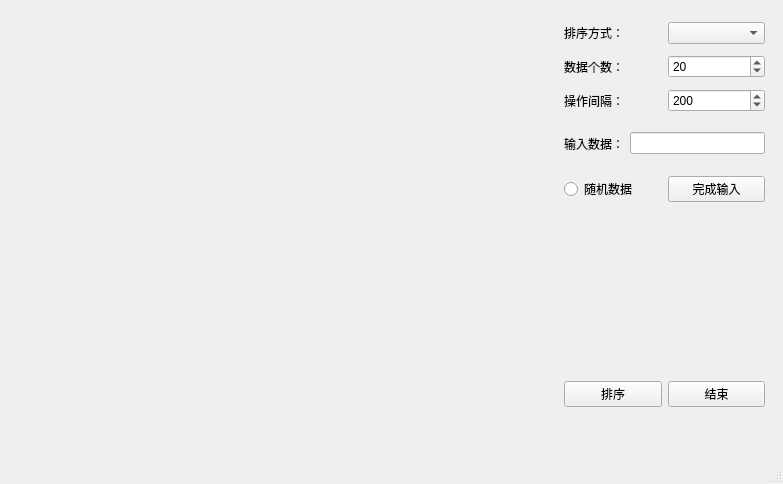
<?xml version="1.0" encoding="UTF-8"?>
<ui version="4.0">
 <class>MainUI</class>
 <widget class="QMainWindow" name="MainUI">
  <property name="geometry">
   <rect>
    <x>0</x>
    <y>0</y>
    <width>783</width>
    <height>484</height>
   </rect>
  </property>
  <property name="windowTitle">
   <string>排序可视化</string>
  </property>
  <property name="styleSheet">
   <string notr="true">/* 主体 */
*{
color:rgb(220, 220, 220);
}
QMainWindow,#centralwidget{
background:black;
}
#centralwidget&gt;QWidget{
border:1px solid rgb(128, 128, 128);
}
/* 标签 */
QLabel{
border:0;
}
/* 下拉框 */
QComboBox{
height:24px;
padding-left: 5px;
border:1px solid rgb(128, 128, 128);
background-color: rgb(40 ,40 ,40);
border-radius: 3px;
}
QComboBox:disabled{
color:rgb(128, 128, 128);
}
QComboBox:hover{
border-color:rgb(255, 170, 0); 
}
QComboBox QAbstractItemView{
outline: 0px; /*选项虚线*/
background-color:rgb(110, 110, 110);
}
QComboBox QAbstractItemView::item{
/*高度设置需要代码中setView(new QListView(this));*/
height:26px;
}
QComboBox QAbstractItemView::item:hover{
color:black;
background-color: rgb(255, 170, 0);
}
QComboBox QAbstractItemView::item:selected{
background-color: rgb(255, 170, 0);
}
QComboBox::drop-down {
width:20px;
height:20px;
subcontrol-position: center right;
right:2px;
top:3px;
border:0;
background-color:transparent;
}
QComboBox::down-arrow {
/*替换三角小图标*/
width:16px;
height:16px;
background-color: qconicalgradient(
cx:0.5, cy:0.6, angle:0.5, 
stop:0.125 rgba(0, 0, 0, 0), 
stop:0.1251 rgba(200, 200, 200, 255), 
stop:0.375 rgba(200, 200, 200, 255), 
stop:0.3751 rgba(0, 0, 0, 0));
}
QComboBox::down-arrow:hover {
background-color: qconicalgradient(
cx:0.5, cy:0.6, angle:0.5, 
stop:0.125 rgba(0, 0, 0, 0), 
stop:0.1251 rgba(255, 170, 0, 255), 
stop:0.375 rgba(255, 170, 0, 255), 
stop:0.3751 rgba(0, 0, 0, 0));
}
/* 数字框 */
QSpinBox{
height:24px;
padding-left: 5px;
border:1px solid rgb(128, 128, 128);
background-color: rgb(40 ,40 ,40);
border-radius: 3px;
}
QSpinBox:disabled{
color:rgb(128, 128, 128);
}
QSpinBox:hover{
border-color:rgb(255, 170, 0); 
}
QSpinBox::up-button{
width:14px;
height:14px;
subcontrol-origin:border;
subcontrol-position:top right;
right:6px;
top:-2px;
background-color: qconicalgradient(
cx:0.5, cy:0.5, angle:0.5, 
stop:0.625 rgba(0, 0, 0, 0), 
stop:0.6251 rgba(200, 200, 200, 255), 
stop:0.875 rgba(200, 200, 200, 255), 
stop:0.8751 rgba(0, 0, 0, 0));
}
QSpinBox::up-button:hover{
background-color: qconicalgradient(
cx:0.5, cy:0.5, angle:0.5, 
stop:0.625 rgba(0, 0, 0, 0), 
stop:0.6251 rgba(255, 170, 0, 255), 
stop:0.875 rgba(255, 170, 0, 255), 
stop:0.8751 rgba(0, 0, 0, 0));
}
QSpinBox::down-button{
width:14px;
height:14px;
subcontrol-origin:border;
subcontrol-position:bottom right;
right:5px;
bottom:-2px;
background-color: qconicalgradient(
cx:0.5, cy:0.5, angle:0.5, 
stop:0.125 rgba(0, 0, 0, 0), 
stop:0.1251 rgba(200, 200, 200, 255), 
stop:0.375 rgba(200, 200, 200, 255), 
stop:0.3751 rgba(0, 0, 0, 0));
}
QSpinBox::down-button:hover{
background-color: qconicalgradient(
cx:0.5, cy:0.5, angle:0.5, 
stop:0.125 rgba(0, 0, 0, 0), 
stop:0.1251 rgba(255, 170, 0, 255), 
stop:0.375 rgba(255, 170, 0, 255), 
stop:0.3751 rgba(0, 0, 0, 0));
}
/* 按钮 */
QPushButton{
width:120px;
height:26px;
border:1px solid rgb(128, 128, 128);
background-color: rgb(40 ,40 ,40);
border-radius: 3px;
}
QPushButton:hover{
border-color:rgb(255, 170, 0); /* 橙色边框 */
}
QPushButton:pressed{
background-color: rgb(255, 170, 0);
border-color: rgb(128, 128, 128);
color:black;
}
QPushButton:checked{
color: rgb(0, 170, 255);
border-color: rgb(0, 170, 255); /* 蓝色边框 */
}
QPushButton:disabled{
color: rgb(230, 230, 230);
background-color: rgb(150, 150, 150);
}
QPushButton:checked:pressed{
color:black;
}
QPushButton:checked:hover{
border-color: rgb(255, 170, 128);
}</string>
  </property>
  <widget class="QWidget" name="centralwidget">
   <layout class="QHBoxLayout" name="horizontalLayout_5">
    <item>
     <widget class="QWidget" name="canvasWrap" native="true">
      <layout class="QVBoxLayout" name="verticalLayout_2">
       <item>
        <widget class="MainCanvas" name="canvas" native="true"/>
       </item>
      </layout>
     </widget>
    </item>
    <item>
     <widget class="QWidget" name="panel" native="true">
      <property name="minimumSize">
       <size>
        <width>220</width>
        <height>0</height>
       </size>
      </property>
      <property name="maximumSize">
       <size>
        <width>220</width>
        <height>16777215</height>
       </size>
      </property>
      <widget class="QWidget" name="layoutWidget1">
       <property name="geometry">
        <rect>
         <x>10</x>
         <y>10</y>
         <width>201</width>
         <height>28</height>
        </rect>
       </property>
       <layout class="QHBoxLayout" name="horizontalLayout_4">
        <item>
         <widget class="QLabel" name="label">
          <property name="text">
           <string>排序方式：</string>
          </property>
         </widget>
        </item>
        <item>
         <widget class="QComboBox" name="sortType"/>
        </item>
       </layout>
      </widget>
      <widget class="QWidget" name="layoutWidget2">
       <property name="geometry">
        <rect>
         <x>10</x>
         <y>44</y>
         <width>201</width>
         <height>28</height>
        </rect>
       </property>
       <layout class="QHBoxLayout" name="horizontalLayout_3">
        <item>
         <widget class="QLabel" name="label_3">
          <property name="text">
           <string>数据个数：</string>
          </property>
         </widget>
        </item>
        <item>
         <widget class="QSpinBox" name="dataNum">
          <property name="minimum">
           <number>2</number>
          </property>
          <property name="maximum">
           <number>999999999</number>
          </property>
          <property name="value">
           <number>20</number>
          </property>
         </widget>
        </item>
       </layout>
      </widget>
      <widget class="QWidget" name="layoutWidget3">
       <property name="geometry">
        <rect>
         <x>10</x>
         <y>78</y>
         <width>201</width>
         <height>28</height>
        </rect>
       </property>
       <layout class="QHBoxLayout" name="horizontalLayout_2">
        <item>
         <widget class="QLabel" name="label_2">
          <property name="text">
           <string>操作间隔：</string>
          </property>
         </widget>
        </item>
        <item>
         <widget class="QSpinBox" name="opInterval">
          <property name="minimum">
           <number>0</number>
          </property>
          <property name="maximum">
           <number>999999999</number>
          </property>
          <property name="value">
           <number>200</number>
          </property>
         </widget>
        </item>
       </layout>
      </widget>
      <widget class="QWidget" name="layoutWidget4">
       <property name="geometry">
        <rect>
         <x>10</x>
         <y>370</y>
         <width>201</width>
         <height>31</height>
        </rect>
       </property>
       <layout class="QHBoxLayout" name="horizontalLayout_7">
        <item>
         <widget class="QPushButton" name="sortPushButton">
          <property name="text">
           <string>排序</string>
          </property>
         </widget>
        </item>
        <item>
         <widget class="QPushButton" name="stopPushButton">
          <property name="text">
           <string>结束</string>
          </property>
         </widget>
        </item>
       </layout>
      </widget>
      <widget class="QWidget" name="layoutWidget5">
       <property name="geometry">
        <rect>
         <x>10</x>
         <y>119</y>
         <width>201</width>
         <height>31</height>
        </rect>
       </property>
       <layout class="QHBoxLayout" name="horizontalLayout">
        <item>
         <widget class="QLabel" name="label_4">
          <property name="text">
           <string>输入数据：</string>
          </property>
         </widget>
        </item>
        <item>
         <widget class="QLineEdit" name="inputLineEdit">
          <property name="styleSheet">
           <string notr="true">color: black;</string>
          </property>
         </widget>
        </item>
       </layout>
      </widget>
      <widget class="QWidget" name="layoutWidget6">
       <property name="geometry">
        <rect>
         <x>10</x>
         <y>160</y>
         <width>201</width>
         <height>41</height>
        </rect>
       </property>
       <layout class="QHBoxLayout" name="horizontalLayout_6">
        <item>
         <widget class="QRadioButton" name="randomRadioButton">
          <property name="text">
           <string>随机数据</string>
          </property>
         </widget>
        </item>
        <item>
         <widget class="QPushButton" name="inputOverPushButton">
          <property name="text">
           <string>完成输入</string>
          </property>
         </widget>
        </item>
       </layout>
      </widget>
     </widget>
    </item>
   </layout>
  </widget>
  <widget class="QMenuBar" name="menubar">
   <property name="geometry">
    <rect>
     <x>0</x>
     <y>0</y>
     <width>783</width>
     <height>26</height>
    </rect>
   </property>
  </widget>
  <widget class="QStatusBar" name="statusbar"/>
 </widget>
 <customwidgets>
  <customwidget>
   <class>MainCanvas</class>
   <extends>QWidget</extends>
   <header>MainCanvas.h</header>
   <container>1</container>
  </customwidget>
 </customwidgets>
 <resources/>
 <connections/>
</ui>
